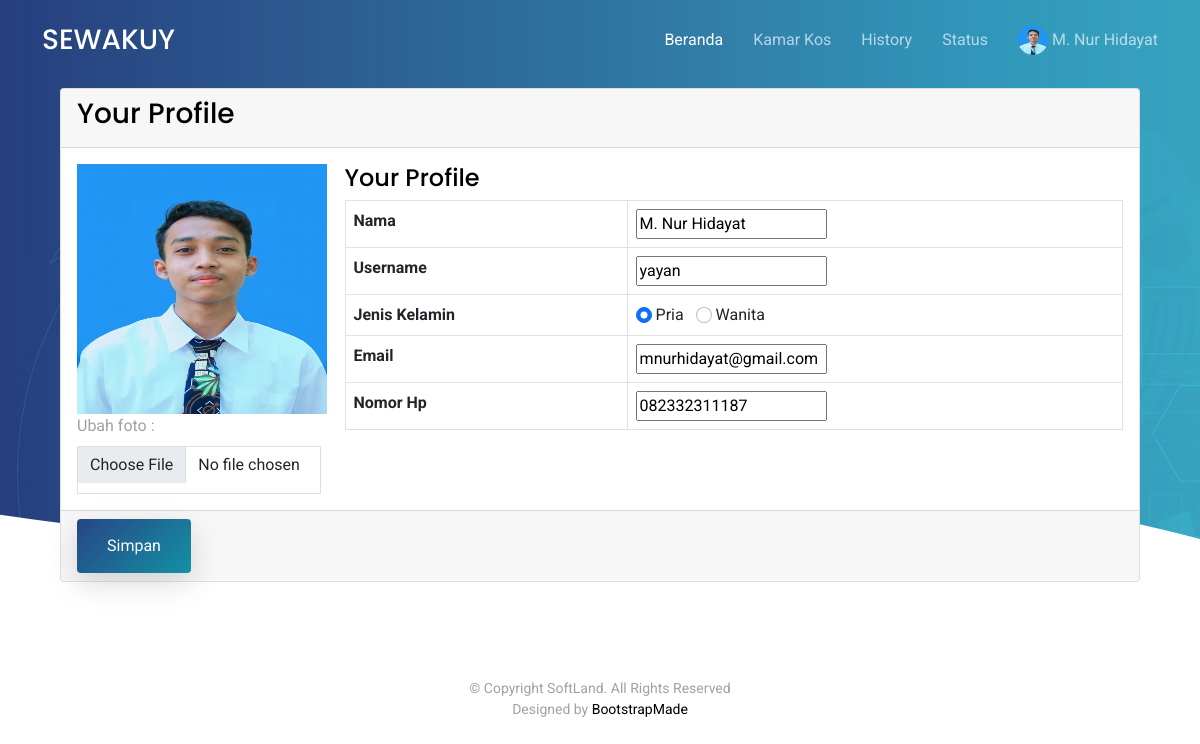
Screenshot of /penghuni/editprofil.php (signed in) with the database file from the repository.
### tables this page shows
CREATE TABLE `user` (
  `username` varchar(100) NOT NULL,
  `password` varchar(100) NOT NULL,
  `nama` varchar(100) NOT NULL,
  `jk` enum('pria','wanita') NOT NULL,
  `alamat_kos` varchar(250) NOT NULL DEFAULT '-',
  `email` varchar(100) NOT NULL,
  `nomor_hp` varchar(20) NOT NULL,
  `foto_profil` varchar(100) NOT NULL,
  `berkas` varchar(100) NOT NULL DEFAULT '-',
  `level` enum('pemilik','penghuni','admin') NOT NULL,
  `verif` enum('sudah','belum') NOT NULL
);

### penghuni/editprofil.php (the view, shortened to what this page needs)
<?php include "header.php";
$sql = "SELECT * FROM user WHERE username = '".$_SESSION['username']."';";
$data = mysqli_query($koneksi,$sql);
$data_profil = mysqli_fetch_assoc($data);
?>
<section class="hero-section" id="hero">
  <div class="wave">
    </div>
  <div class="px-4 py-5 px-md-5 text-center text-lg-start" >
    <div class="container">
      <div class="row align-items-center"  style="margin-top: 40px;">
        <div class="col">
          <div class="card">
            <div class="card-header">
            <form method="post" enctype="multipart/form-data">
            <h3 class="card-title">Your Profile</h3>
            </div>
            <div class="card-body">
            <div class="row row-2">
            <div class="col-md-3">
            <img style="width: 250px; height:250px" src="../profil/<?php echo $data_profil['foto_profil']; ?>">
            <label class="form-label" for="profil">Ubah foto : </label>
            <input type="file" name="profil" id="profil" class="form-control"/>
            </div>
            <div class="col-md-9">
            <h4>Your Profile</h4>
            <div class="table-responsive">
            <table class="table table-bordered">
            <tbody><tr>
            <td><strong>Nama</strong></td>
            <td><input value="<?php echo $data_profil['nama']; ?>" type="text" name="nama" required></td>
            </tr>
            <tr>
            <td><strong>Username</strong></td>
            <td><input type="text" readonly value="<?php echo $data_profil['username']; ?>" name="username" ></td>
            </tr>
            <tr>
            <td><strong>Jenis Kelamin</strong></td>
            <td><?php if ($data_profil['jk'] == 'pria') { ?>
                  <input class="form-check-input" type="radio" name="jk" value="pria" id="jk1" checked>
                  <label class="form-check-label" for="jk1">
                    Pria &nbsp;
                  </label>
                  <input class="form-check-input" type="radio" name="jk" value="wanita" id="jk2">
                  <label class="form-check-label" for="jk2">
                    Wanita
                  </label>
                  <?php }?></td>
            </tr>
            <tr>
            <td><strong>Email</strong></td>
            <td><input value="<?php echo $data_profil['email']; ?>" required type="email" name="email"></td>
            </tr>
            <tr>
            <td><strong>Nomor Hp</strong></td>
            <td><input value="<?php echo $data_profil['nomor_hp']; ?>" required type="number" name="hp"></td>
            </tr>
            </tbody></table>
            </div>
            </div>
            </div>
            </div>
            <div class="card-footer">
            <button type="submit" name="submit" class="btn btn-primary">
            Simpan
            </button>
            </div>
            </div>
        </div>
      </div>
    </div>
  </div>
</section>
<?php include "footer.php"; ?>

### penghuni/header.php (shortened to what this page needs)
<!DOCTYPE html>
<html lang="en">
<?php
require "../config.php";
$sql = mysqli_query($koneksi, "SELECT * FROM user WHERE username = '".$_SESSION['username']."'");
$tampil = mysqli_fetch_array($sql);
?>
<head>
  <link href="../assets/vendor/aos/aos.css" rel="stylesheet">
  <link href="../assets/vendor/bootstrap/css/bootstrap.min.css" rel="stylesheet">
  <link href="../assets/vendor/bootstrap-icons/bootstrap-icons.css" rel="stylesheet">
  <link href="../assets/vendor/boxicons/css/boxicons.min.css" rel="stylesheet">
  <link href="../assets/vendor/swiper/swiper-bundle.min.css" rel="stylesheet">
  <link href="../assets/css/style.css" rel="stylesheet">
  <link rel="stylesheet" href="https://cdnjs.cloudflare.com/ajax/libs/rateYo/2.3.2/jquery.rateyo.min.css">
</head>
<body>
  <header id="header" class="fixed-top d-flex align-items-center">
    <div class="container d-flex justify-content-between align-items-center">
      <div class="logo">
        <h1><a href="home.php">SEWAKUY</a></h1>
      </div>
      <nav id="navbar" class="navbar">
        <ul>
          <li><a class="active " href="home.php">Beranda</a></li>
          <li><a href="kos.php">Kamar Kos</a></li>
          <li><a href="history.php">History</a></li>
          <li><a href="status.php">Status</a></li>
          <li class="dropdown"><a href="profil.php"><img style="width: 30px; height:30px; border-radius: 100%;" src="../profil/<?php echo $tampil['foto_profil']; ?>">&nbsp;<?php echo $tampil['nama']; ?></a>
          </li>
        </ul>
      </nav>
    </div>
  </header>

### assets/css/style.css (style rules this page uses)
html { overflow-x: hidden; }
body { font-family: "Roboto", sans-serif; color: #9fa1a4; line-height: 1.5; }
a { color: #777; text-decoration: none; transition: 0.3s all ease; }
h1, h2, h3, h4, h5, h6, .font-heading { font-family: "Poppins", sans-serif; color: #000; }
.container { z-index: 2; position: relative; }
section { overflow: hidden; }
.btn { border: none; padding: 15px 30px !important; }
.btn.btn-primary { background: #2d71a1; background: linear-gradient(-45deg, #1391a5, #274685); color: #fff; box-shadow: 0 10px 30px 0 rgba(0, 0, 0, 0.15); }
.form-control { height: 48px; border-radius: 0; border: 1px solid #dae0e5; }
#header { height: 80px; transition: all 0.5s; z-index: 997; transition: all 0.5s; }
#header .logo h1 { font-size: 28px; margin: 0; padding: 4px 0; line-height: 1; font-weight: 500; }
#header .logo h1 a, #header .logo h1 a:hover { color: #fff; text-decoration: none; }
.navbar { padding: 0; }
.navbar ul { margin: 0; padding: 0; display: flex; list-style: none; align-items: center; }
.navbar li { position: relative; }
.navbar a, .navbar a:focus { display: flex; align-items: center; justify-content: space-between; padding: 10px 0 10px 30px; font-size: 16px; font-weight: 400; color: rgba(255, 255, 255, 0.65); white-space: nowrap; transition: 0.3s; }
.navbar a:hover, .navbar .active, .navbar .active:focus, .navbar li:hover > a { color: #fff; }
.hero-section { background: linear-gradient(to right, rgba(39, 70, 133, 0.8) 0%, rgba(61, 179, 197, 0.8) 100%), url(../img/hero-bg.jpg); position: relative; }
.hero-section .wave { width: 100%; overflow: hidden; position: absolute; z-index: 1; bottom: -150px; }

### rows the page displays
user: foto_profil (picture), nama "M. Nur Hidayat", username "yayan", email "mnurhidayat@gmail.com", hp "082332311187"
